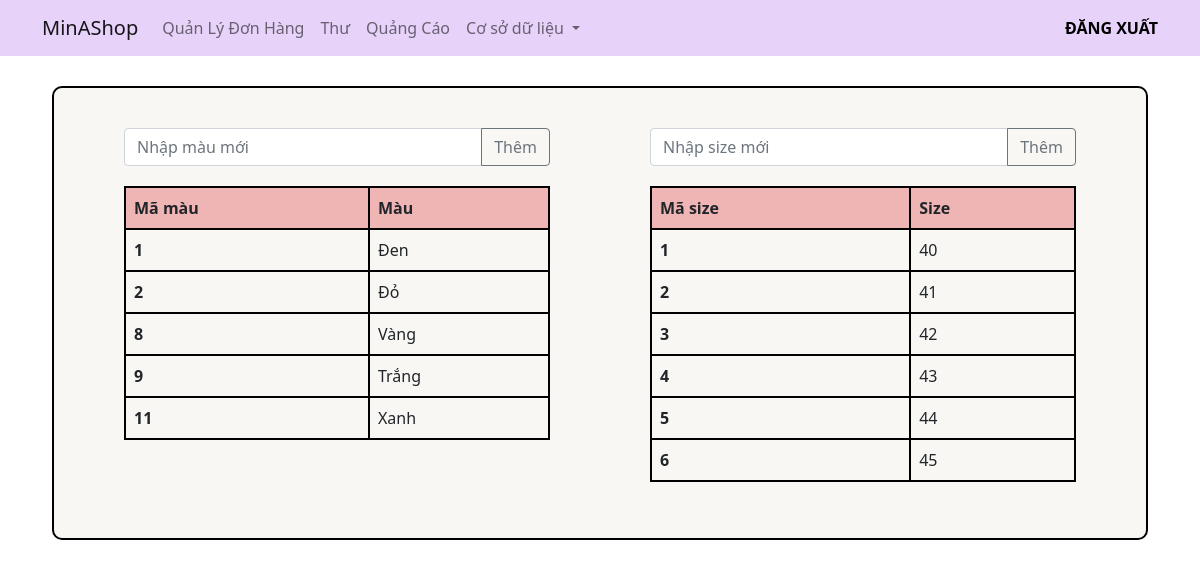
Screenshot of /admin/ColorSize (signed in) with the database file from the repository.
### tables this page shows
CREATE TABLE `tbl_color` (
  `id_color` int(11) NOT NULL,
  `color` varchar(256) NOT NULL
);

CREATE TABLE `tbl_size` (
  `id_size` int(11) NOT NULL,
  `size` int(11) NOT NULL
);

### mvc/core/controller.php (called while the page is built, shortened)
<?php
class controller{
    function view($view,$data=[]){
        require_once "./mvc/views/main/".$view.".php";
    }
}
?>

### mvc/controllers/admin.php (called while the page is built, shortened)
<?php
class admin extends controller
{
    function ColorSize()
    {
        $color = $this->model("color_model");
        $size = $this->model("size_model");
        $this->view("madmin", [
            "page" => "ad_color_size",
            "color" => $color->GetListColor(),
            "size" => $size->GetListSize()
        ]);
    }
}

### mvc/core/App.php (called while the page is built, shortened)
<?php
class App
{
    protected $action = "SayHi";
    function __construct()
    {
        $arr = $this->UrlProcess();
        if (file_exists("./mvc/controllers/" . $arr[0] . ".php")) {
            unset($arr[0]);
        }
        $this->controller = new $this->controller;
        if (isset($arr[1])) {
            if (method_exists($this->controller, $arr[1])) {
                $this->action = $arr[1];
            }
            unset($arr[1]);
        }
        $this->params = $arr ? array_values($arr) : [];
        call_user_func_array([$this->controller, $this->action], $this->params);
    }
    function UrlProcess()
    {
        if (isset($_GET["url"])) {
            $main = explode("/", filter_var(trim($_GET["url"], "/")));
            return $main;
        } else {
            return ["home"];
        }
    }
}

### index.php (called while the page is built, shortened)
<?php
$myApp = new App();
?>

### mvc/core/cndb.php (called while the page is built, shortened)
<?php
   class DB{
    function chayTruyVanTraVeDL($con, $q)
    {
        $result = mysqli_query($con, $q);
        return $result;
    }
   }
?>

### mvc/models/color_model.php (called while the page is built, shortened)
<?php
class color_model
{
    function GetListColor()
    {
        $new = new DB();
        $query = "Select * from tbl_color";
        $kq = $new->chayTruyVanTraVeDL($new->con, $query);
        return $kq;
    }
}

### mvc/models/size_model.php (called while the page is built, shortened)
<?php
class size_model
{
    function GetListSize()
    {
        $new = new DB();
        $query = "Select * from tbl_size";
        $kq = $new->chayTruyVanTraVeDL($new->con, $query);
        return $kq;
    }
}

### mvc/views/page/ad_color_size.php (the view, shortened to what this page needs)
<!DOCTYPE html>
<html lang="en">
<head>
    <link href="/KhoaLuan/public/css/ad_color_size.css" rel="stylesheet">
</head>
<body>
    <div class="container">
        <div class="row box">
            <div class="col mybox">
                <div class="input-group mb-3">
                    <input type="text" class="form-control" placeholder="Nhập màu mới" aria-label="Recipient's username" aria-describedby="button-addon2" id="input_color">
                    <button class="btn btn-outline-secondary" type="button" id="btn_add_color">Thêm</button>
                </div>
                <table class="table">
                    <thead>
                        <tr>
                            <th scope="col">Mã màu</th>
                            <th scope="col">Màu</th>
                        </tr>
                    </thead>
                    <tbody>
                        <?php while ($row = mysqli_fetch_assoc($data['color'])) : ?>
                            <tr>
                                <th scope="row"><?php echo $row['id_color'] ?></th>
                                <td><?php echo $row['color'] ?></td>
                            </tr>
                        <?php endwhile; ?>
                    </tbody>
                </table>
            </div>
            <div class="col mybox">
                <div class="input-group mb-3">
                    <input type="text" class="form-control" placeholder="Nhập size mới" aria-label="Recipient's username" aria-describedby="button-addon2" id="input_size">
                    <button class="btn btn-outline-secondary" type="button" id="btn_add_size">Thêm</button>
                </div>
                <table class="table">
                    <thead>
                        <tr>
                            <th scope="col">Mã size</th>
                            <th scope="col">Size</th>
                        </tr>
                    </thead>
                    <tbody>
                        <?php while ($row = mysqli_fetch_assoc($data['size'])) : ?>
                            <tr>
                                <th scope="row"><?php echo $row['id_size'] ?></th>
                                <td><?php echo $row['size'] ?></td>
                            </tr>
                        <?php endwhile; ?>
                    </tbody>
                </table>
            </div>
        </div>
    </div>
</body>
</html>

### public/css/ad_color_size.css (style rules this page uses)
.box { padding: 20px; margin: 30px 10px; border-radius: 10px; border: 2px black solid; background-color: #f8f7f3; }
.mybox { padding: 20px 50px; }
.table, td, tr, th { border: 2px black solid; }
thead { background-color: #efb4b4; }
table { margin-top: 20px; }

### rows the page displays
tbl_color: id_color "1", color "Đen"
tbl_color: id_color "2", color "Đỏ"
tbl_color: id_color "8", color "Vàng"
tbl_color: id_color "9", color "Trắng"
tbl_color: id_color "11", color "Xanh"
tbl_size: id_size "1", size "40"
tbl_size: id_size "2", size "41"
tbl_size: id_size "3", size "42"
tbl_size: id_size "4", size "43"
tbl_size: id_size "5", size "44"
tbl_size: id_size "6", size "45"
